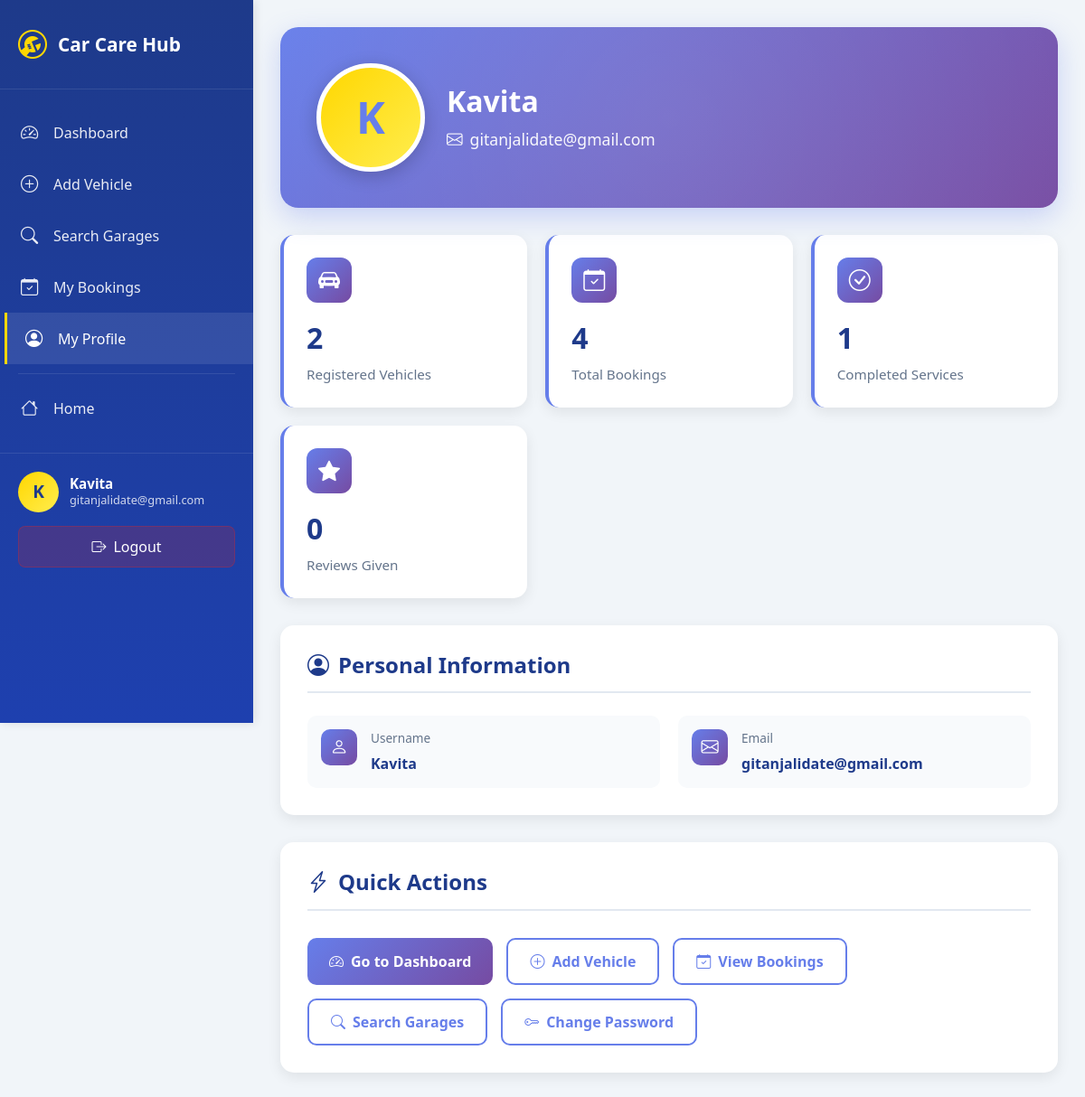
Before: /customers/profile/ (signed in) with the older database file.
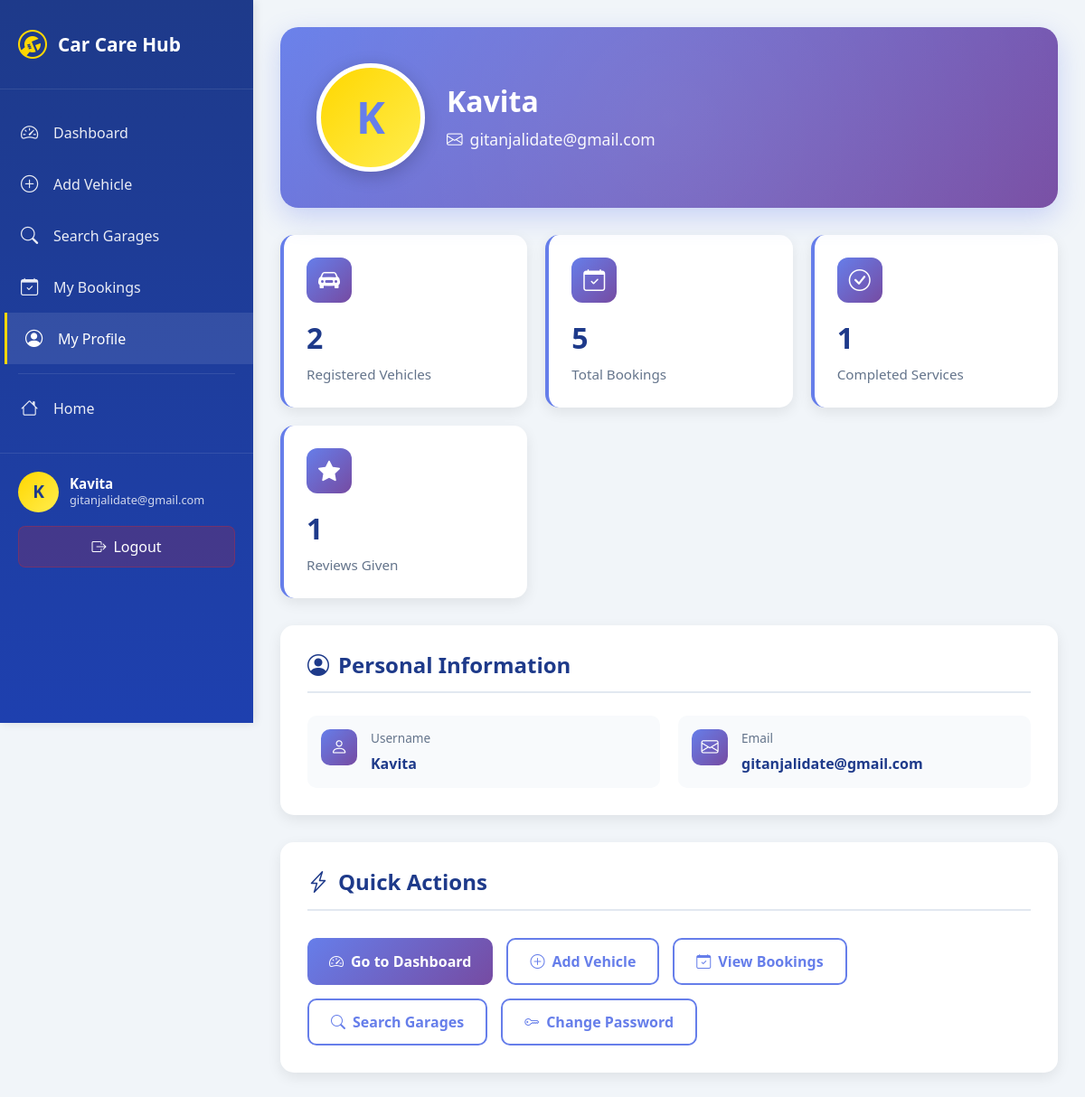
After: the same page with the newer database file.
### accounts/models.py (models this page shows, shortened)
class UserProfile(AbstractUser):
    ROLE_CUSTOMER = 'customer'
    ROLE_GARAGE = 'garage'
    ROLE_CHOICES = [
        (ROLE_CUSTOMER, 'Customer'),
        (ROLE_GARAGE, 'Garage'),
    ]
    role = models.CharField(max_length=15, choices=ROLE_CHOICES, default=ROLE_CUSTOMER)
    phone = models.CharField(max_length=20, blank=True)
    address = models.TextField(blank=True)
    is_email_verified = models.BooleanField(default=False)
    otp_code = models.CharField(max_length=6, blank=True, null=True)
    otp_expires_at = models.DateTimeField(blank=True, null=True)

### customers/views.py (the view)
# urls.py: path('profile/', views.customers_profile, name='customer_profile'),
@login_required
def customers_profile(request):
    completed_bookings = Booking.objects.filter(customer=request.user, status='Completed').count()
    return render(request, 'customers/customer_profile.html', {
        'completed_bookings': completed_bookings
    })

### customers/templates/customers/customer_profile.html (shortened to what the changed rows need)
<!DOCTYPE html>
{% load static %}
<html lang="en">
<head>
    <link href="https://cdn.jsdelivr.net/npm/bootstrap@5.3.0/dist/css/bootstrap.min.css" rel="stylesheet">
    <link rel="stylesheet" href="https://cdn.jsdelivr.net/npm/bootstrap-icons@1.11.0/font/bootstrap-icons.css">
</head>
<body>
    <div class="wrapper">
        {% include 'customers/_sidebar.html' %}
        <main class="main-content">
            <div class="profile-container">
                <div class="profile-header">
                    <div class="d-flex align-items-center flex-column flex-md-row">
                        <div class="profile-avatar mb-3 mb-md-0 me-md-4">
                            {{ user.username|first|upper }}
                        </div>
                        <div class="profile-info text-center text-md-start">
                            <h2>{{ user.get_full_name|default:user.username }}</h2>
                            <p><i class="bi bi-envelope me-2"></i>{{ user.email }}</p>
                        </div>
                    </div>
                </div>
                <div class="stats-grid">
                    <div class="stat-card">
                        <div class="stat-icon">
                            <i class="bi bi-car-front-fill"></i>
                        </div>
                        <div class="stat-value">{{ user.vehicles.count|default:0 }}</div>
                        <div class="stat-label">Registered Vehicles</div>
                    </div>
                    <div class="stat-card">
                        <div class="stat-icon">
                            <i class="bi bi-calendar-check"></i>
                        </div>
                        <div class="stat-value">{{ user.bookings.count|default:0 }}</div>
                        <div class="stat-label">Total Bookings</div>
                    </div>
                    <div class="stat-card">
                        <div class="stat-icon">
                            <i class="bi bi-star-fill"></i>
                        </div>
                        <div class="stat-value">{{ user.reviews.count|default:0 }}</div>
                        <div class="stat-label">Reviews Given</div>
                    </div>
                </div>
                <div class="info-section">
                    <div class="info-grid">
                        <div class="info-item">
                            <div class="info-content">
                                <div class="info-label">Username</div>
                                <div class="info-value">{{ user.username }}</div>
                            </div>
                        </div>
                        <div class="info-item">
                            <div class="info-content">
                                <div class="info-label">Email</div>
                                <div class="info-value">{{ user.email }}</div>
                            </div>
                        </div>
                    </div>
                </div>
            </div>
        </main>
    </div>
</body>
</html>

### customers/templates/customers/_sidebar.html (shortened to what this page needs)
<aside class="sidebar" id="sidebar">
    <div class="sidebar-header">
        <i class="bi bi-wrench-adjustable-circle"></i>
        <h3>Car Care Hub</h3>
    </div>
    <nav class="sidebar-menu">
        <a href="{% url 'customers:dashboard' %}" class="menu-item {% if request.resolver_match.url_name == 'dashboard' %}active{% endif %}">
            <i class="bi bi-speedometer2"></i>
            <span>Dashboard</span>
        </a>
        <a href="{% url 'customers:add_vehicle' %}" class="menu-item ">
            <i class="bi bi-plus-circle"></i>
            <span>Add Vehicle</span>
        </a>
        <a href="{% url 'customers:search_garages' %}" class="menu-item ">
            <i class="bi bi-search"></i>
            <span>Search Garages</span>
        </a>
        <a href="{% url 'customers:booking_history' %}" class="menu-item {% if 'booking_history' in request.resolver_match.url_name %}active{% endif %}">
            <i class="bi bi-calendar-check"></i>
            <span>My Bookings</span>
        </a>
        <a href="{% url 'customers:customer_profile' %}" class="menu-item {% if 'customer_profile' in request.resolver_match.url_name %}active{% endif %}">
            <i class="bi bi-person-circle"></i>
            <span>My Profile</span>
        </a>
        <div class="menu-divider"></div>
        <a href="{% url 'accounts:home' %}" class="menu-item">
            <i class="bi bi-house"></i>
            <span>Home</span>
        </a>
    </nav>
    <div class="user-section">
        <div class="user-info">
            <div class="user-avatar">{{ user.username|first|upper }}</div>
            <div class="user-details">
                <h5>{{ user.get_full_name|default:user.username }}</h5>
                <p>{{ user.email }}</p>
            </div>
        </div>
        <a href="{% url 'accounts:custom_logout' %}" class="logout-btn">
            <i class="bi bi-box-arrow-right"></i>
            <span>Logout</span>
        </a>
    </div>
</aside>

Changed rows visible on the page:
changed UserProfile "Kavita": bookings.count "4" → "5"; reviews.count "0" → "1"
